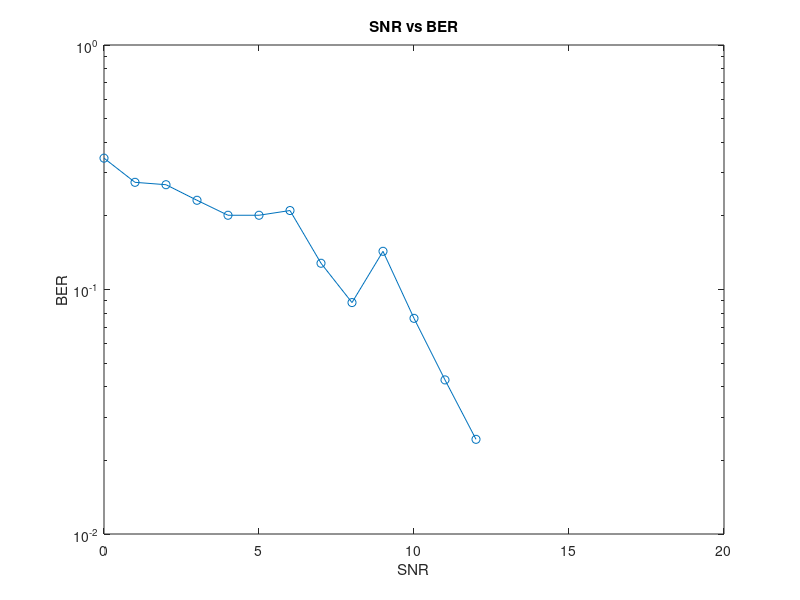

Write MATLAB code to recreate this figure.
clc
clear all
close all

%% Define M-PSK Parameters
M = 8; % Number of symbols in M-PSK
bps = log2(M); % Bits per symbol

%% Generate Random Symbols or Convert Text to Binary
nosymbol = 600; 
symbols = randi([0, 255], 1, nosymbol); % Random symbols in range 0-255
symbolToBitMapping = de2bi(symbols, 8, 'left-msb'); % Convert to 8-bit binary

% Convert Text to Binary
txt1 = 'Information and communication engineering'; 
symbols = double(txt1); % Convert characters to ASCII values
symbolToBitMapping = de2bi(symbols, 8, 'left-msb'); % Convert ASCII to binary

%% Reshape Bits for Transmission
totNoBits = numel(symbolToBitMapping);
inputReshapedBits = reshape(symbolToBitMapping, 1, totNoBits);

%% Padding Bits (if necessary)
remainder = rem(totNoBits, bps); % Check remainder for M-PSK grouping
if remainder == 0
    userPaddedData = inputReshapedBits;
else
    paddingBits = zeros(1, bps - remainder); % Zero-padding
    userPaddedData = [inputReshapedBits paddingBits];
end

%% M-PSK Modulation
userPaddedData = reshape(userPaddedData, numel(userPaddedData)/bps, bps);
bitToSymbolMapping = bi2de(userPaddedData, 'left-msb'); % Convert to decimal symbols
modulatedSymbol = pskmod(bitToSymbolMapping, M); % PSK modulation

%% Transmission Over AWGN Channel
SNR = [];
BER = [];
for snr = 0:15
    SNR = [SNR snr];
    
    % Add AWGN noise
    noisySymbols = awgn(modulatedSymbol, snr, 'measured');
    
    % PSK Demodulation
    demodulatedSymbol = pskdemod(noisySymbols, M);
    
    % Convert Symbols to Bits
    demodulatedSymbolToBitMapping = de2bi(demodulatedSymbol, 'left-msb'); 
    reshapedDemodulatedBits = reshape(demodulatedSymbolToBitMapping, 1, numel(demodulatedSymbolToBitMapping));

    % Remove Padding
    demodulatedBitsWithoutPadding = reshapedDemodulatedBits(1: totNoBits);

    % Compute Bit Error Rate (BER)
    [noe, ber] = biterr(inputReshapedBits, demodulatedBitsWithoutPadding);
    BER = [BER ber];
end

%% Recover Original Text
txtBits = reshape(demodulatedBitsWithoutPadding, numel(demodulatedBitsWithoutPadding)/8, 8);
txtBitsDecimal = bi2de(txtBits, 'left-msb');
msg = char(txtBitsDecimal)';

%% Plot BER vs. SNR
figure(1)
semilogy(SNR, BER, '-o');
xlabel('SNR');
ylabel('BER');
title('SNR vs BER');
